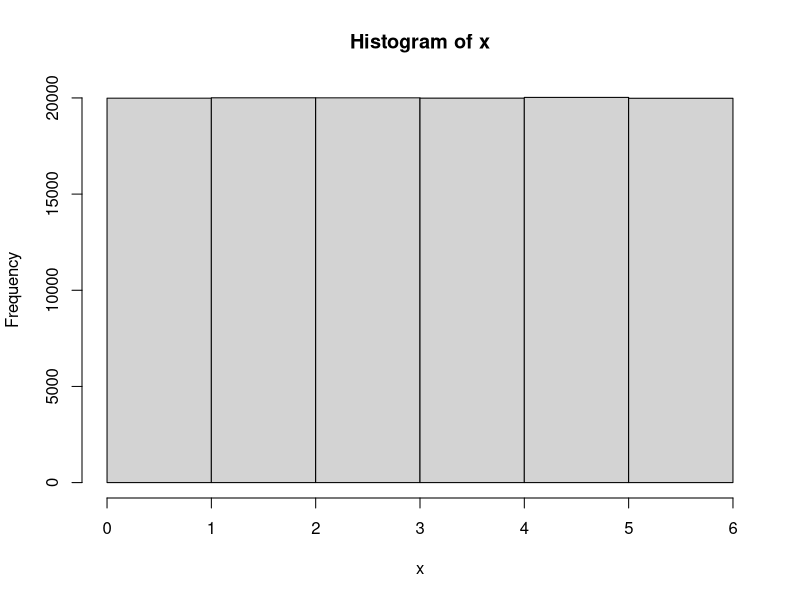

Reproduce this figure in R.
#roll a die => frequency plot
# number of rolls
n = 120000 # try 12, 120, 1200, 12000, and 120000, respectively
# frequency
x =sample(1:6, n, replace = T) 
x
# frequency histogram
hist(x,breaks = c(0:6))
